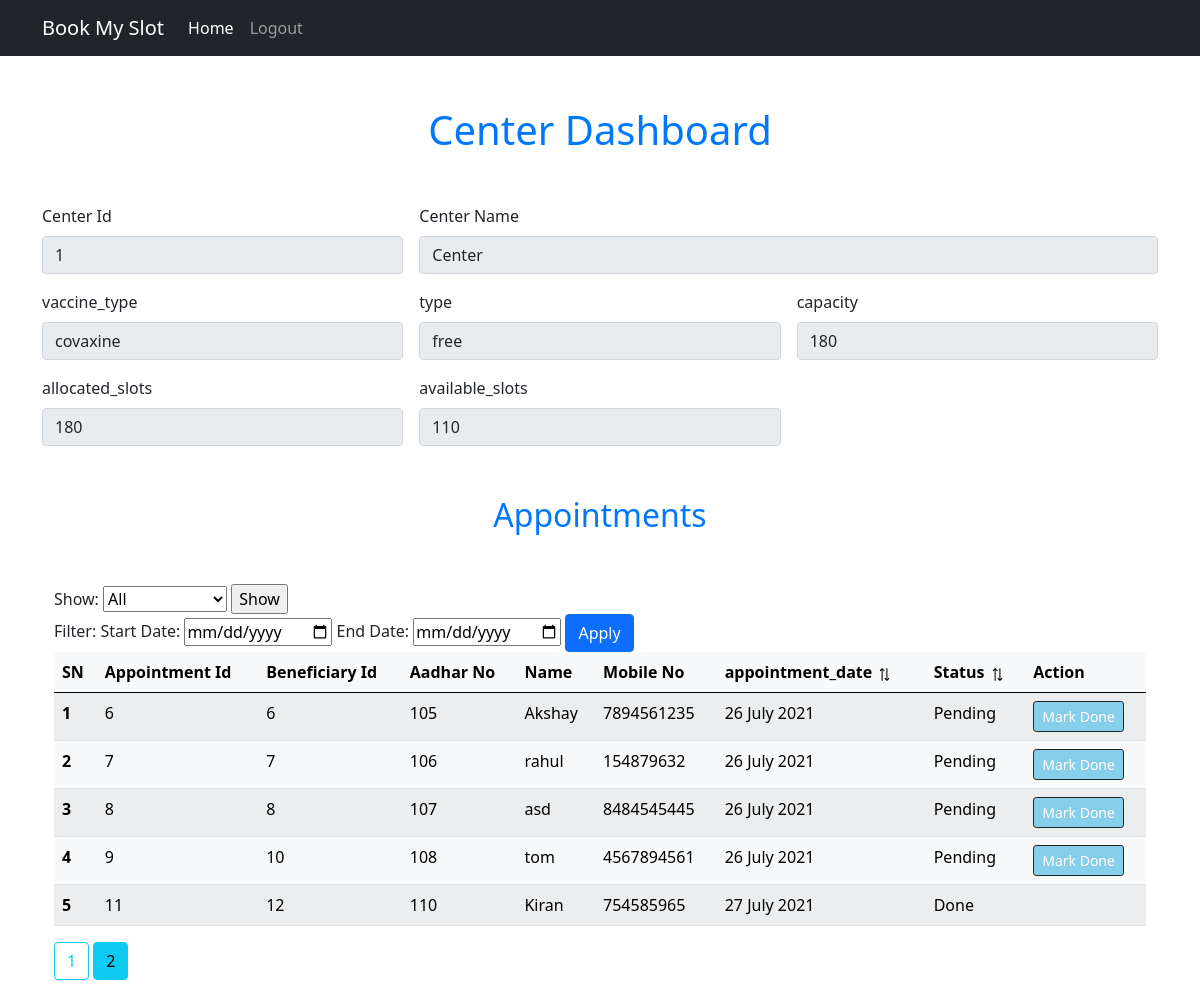
The app's page /center_dashboard?show=all&page=2 (signed in) with its own data.
### models.py (models this page shows)
class Center(db.Model):
    __tablename__= 'centers'
    center_id=db.Column(db.Integer, primary_key=True)
    center_name=db.Column(db.String(100), nullable=False)
    city=db.Column(db.String(100), nullable=False)
    district=db.Column(db.String(100), nullable=False)
    pin_code=db.Column(db.String(100), nullable=False)
    capacity=db.Column(db.String(100),nullable=False)
    allocated_slots=db.Column(db.Integer, nullable=False)
    available_slots=db.Column(db.Integer, nullable=False)
    vaccine_type=db.Column(db.String(100),nullable=False)
    type=db.Column(db.String, nullable=False)

class Bookings(db.Model):
    __tablename__= 'bookings'
    booking_id=db.Column(db.Integer, primary_key=True)
    user_id=db.Column(db.Integer,db.ForeignKey('users.id'))
    center_id=db.Column(db.Integer,db.ForeignKey('centers.center_id'))
    vaccine=db.Column(db.String(100),default='V1')
    type=db.Column(db.String,default='free')
    booking_date=db.Column(db.DateTime, default=datetime.datetime.utcnow())
    appointment_date=db.Column(db.DateTime, default=datetime.datetime.utcnow())
    status=db.Column(db.String(50), default='Pending')

class User(db.Model,UserMixin):
    __tablename__= 'users'
    id=db.Column(db.Integer, primary_key=True)
    first_name=db.Column(db.String(100), nullable=False)
    last_name=db.Column(db.String(100), nullable=False)
    aadhar_no=db.Column(db.Integer(), nullable=False,unique=True)
    birth_year=db.Column(db.Integer(), nullable=False)
    email=db.Column(db.String(100),nullable=False)
    mobile_no=db.Column(db.Integer(), nullable=False)
    password=db.Column(db.String(100), nullable=False)
    dose = db.Column(db.Integer(), nullable=True)

### routes.py (the view)
@app.route("/center_dashboard")
@login_required
def center_dashboard():
    if is_authorized_staff():
        try:
            center_data =get_center(current_user.center_id)
            show_only = request.args.get("show")
            order = request.args.get("order")
            sort_by = request.args.get("sort_by")
            start_date = request.args.get("start_date")
            end_date = request.args.get("end_date")
            page=request.args.get('page',1,type=int)
            user_appo_data= user_and_appo_data_sroted(current_user.center_id,show_only=show_only,sort_by=sort_by, order=order,start_date=start_date,end_date=end_date,page=page)
            logged_in_staff_data = get_staff_data(current_user.staff_id)
            errmsg=""
            if session.get("errmsg"):
                errmsg = session.get("errmsg")
                flash(errmsg,"danger")
            return render_template('center_dashboard.html', center=center_data,data=user_appo_data,logged_in_staff_data=logged_in_staff_data)
        except Exception as e:
            print(e)
            flash("Some error occured, Try again later...","danger")
            return render_template('staff_login.html')
    else:
        flash("You are not a authorised staff to access this page","warning")
        return redirect(url_for("staff_login")),403

### auth.py (called while the page is built)
@login_manager.user_loader
def load_user(user_id):
    user=session.get('user_cat')
    if user == "Staff":
        return Staff.query.get(user_id)
    else:
        return User.query.get(user_id)

def is_authorized_staff():
    if not(session["user_cat"]=="Staff"):
        return False
    else:
        return True

### models.py (called while the page is built)
def get_staff_data(staff_id):
    result = Staff.query.get(staff_id)
    staff = staff_schema.dump(result)
    return staff

def get_center(center_id):
    result = Center.query.get(center_id)
    center = center_schema.dump(result)
    return center

### templates/center_dashboard.html (shortened to what this page needs)
{% extends 'base.html' %}
{% block body %}
<div class="container profile-container">
    <h1 class="center-text heading">Center Dashboard</h1>
    <form class="row g-3 " >
        {% if center %}
        {% set center_id=center.center_id %}
        {% set center_name=center.center_name %}
        {% set vaccine_type=center.vaccine_type %}
        {% set type=center.type %}
        {% set capacity=center.capacity%}
        {% set allocated_slots=center.allocated_slots%}
        {% set available_slots=center.available_slots%}
        {% set allocated_slots=center.allocated_slots%}
        {% else %}
        {% set center_id=NA %}
        {% set center_name=NA %}
        {% set vaccine_type=NA %}
        {% set type=NA %}
        {% set capacity=NA %}
        {% set allocated_slots= NA %}
        {% set available_slots= NA %}
        {% set allocated_slots= NA %}
        {% endif %}
        <div class="col-md-4">
            <label for="center_id" class="form-label">Center Id</label>
            <input type="number" class="form-control" id="center_id" value={{center_id}} disabled>
        </div>
        <div class="col-md-8">
            <label for="center_name" class="form-label">Center Name</label>
            <input type="text" class="form-control" id="name" name="center_name" value={{center_name}} disabled>
        </div>
        <div class="col-md-4">
            <label for="vaccine_type" class="form-label">vaccine_type</label>
            <input type="text" class="form-control" id="vaccine_type" value={{vaccine_type}} disabled>
        </div>
        <div class="col-md-4">
            <label for="type" class="form-label">type</label>
            <input type="text" class="form-control" id="vaccine_type" value={{type}} disabled>
        </div>
        <div class="col-md-4">
            <label for="capacity" class="form-label">capacity</label>
            <input type="number" class="form-control" id="capacity" value="{{capacity}}" disabled>
        </div>
        <div class="col-md-4">
            <label for="allocated_slots" class="form-label">allocated_slots</label>
            <input type="number" class="form-control" id="allocated_slots" value="{{allocated_slots}}" disabled>
        </div>
        <div class="col-md-4">
            <label for="available_slots" class="form-label">available_slots</label>
            <input type="number" class="form-control" id="available_slots" value="{{available_slots}}" disabled>
        </div>
    </form>
    <div class="container my-4">
        <h2 class="center-text heading">Appointments</h2>
        <div>
          {% if request.args.get('show') %}
            {% set show_data=request.args.get('show') %}
            {% if show_data=='done' %}
              {% set is_done_selected='selected' %}
            {% elif show_data=='pending'%}
              {% set is_pending_selected='selected' %}
            {% else %}
            {% set is_all_selected='selected' %}
            {% endif %}
          {% else %}
          {% set show_data='all' %}
          {% endif %}
        <form action="">
          <label for="show">Show:</label>
          <select name="show" id="show">
            <option value="all" {{is_all_selected}}>All</option>
          </select>
          <input type="submit" value="Show">
        </form>
        </div>
        <div>
            {% if request.args.get('start_date') %}
              {% set start_date=request.args.get('start_date') %}
              {% set end_date=request.args.get('end_date') %}
            {% endif %}
              <form action="" method="GET">
                Filter:
                Start Date:
                <input type="date" name="start_date" id="start_date" value="{{start_date}}" required>
                End Date:
                <input type="date" name="end_date" id="end_date" value="{{end_date}}" required>
                {% if request.args.get('start_date') %}
              </form>
                <a href="{{url_for('center_dashboard')}}"><button class="btn btn-primary "> Cancle</button></a>
                {% else %}
                <button type="submit" class="btn btn-primary">Apply</button>
              </form>
                {% endif %}
        </div>
          {% if not data %}
          <div class="alert alert-warning" role="alert">
            No Appointments...
          </div>
          {% else %}
      <table class="table table-light table-striped">
        <thead>
            <tr>
              <th scope="col">SN</th>
              <th scope="col">Appointment Id</th>
              <th scope="col">Beneficiary Id </th>
              <th scope="col">Aadhar No</th>
              <th scope="col">Name</th>
              <th scope="col">Mobile No</th>
              <th scope="col">appointment_date
                {% if request.args.get('order') and request.args.get('sort_by')=='appointment_date' %}
                {% set sort_by=request.args.get('sort_by') %}
                {% set order=request.args.get('order') %}
                    {% if request.args.get('order')=='asc' %}
                      <a href="{{ url_for('center_dashboard',show=show_data,sort_by='appointment_date',order='desc') }}" >
                        <img class="sort-icon" src="{{ url_for('static',filename='images/d_arrow.png') }}" alt="">
                      </a>
                    {% else %}
                    <a href="{{ url_for('center_dashboard',show=show_data,sort_by='appointment_date',order='asc') }}" >
                      <img class="sort-icon" src="{{ url_for('static',filename='images/u_arrow.png') }}" alt="">
                    </a>
                    {% endif %}
                {% else %}
                  <a href="{{ url_for('center_dashboard',show=show_data,sort_by='appointment_date',order='desc') }}" >
                    <img class="sort-icon" src="{{ url_for('static',filename='images/sort.png') }}" alt="">
                  </a>
                {% endif %}
              </th>
              <th scope="col">Status
                {% if request.args.get('order') and request.args.get('sort_by')=='status' %}
                    {% if request.args.get('order')=='asc' %}
                      <a href="{{ url_for('center_dashboard',show=show_data,sort_by='status',order='desc') }}" >
                        <img class="sort-icon" src="{{ url_for('static',filename='images/d_arrow.png') }}" alt="">
                      </a>
                    {% else %}
                    <a href="{{ url_for('center_dashboard',show=show_data,sort_by='status',order='asc') }}" >
                      <img class="sort-icon" src="{{ url_for('static',filename='images/u_arrow.png') }}" alt="">
                    </a>
                    {% endif %}
                {% else %}
                  <a href="{{ url_for('center_dashboard',show=show_data,sort_by='status',order='desc') }}" >
                    <img class="sort-icon" src="{{ url_for('static',filename='images/sort.png') }}" alt="">
                  </a>
                {% endif %}
              </th>
              <th scope="col">Action</th>
            </tr>
          </thead>
          <tbody>
            {% for d in data.items %}
              <tr>
                <th scope="row">{{loop.index}}</th>
                <td>{{d.booking_id}}</td>
                <td>{{d.id}}</td>
                <td>{{d.aadhar_no}}</td>
                <td>{{d.first_name}}</td>
                <td>{{d.mobile_no}}</td>
                {% set date = d.appointment_date %}
                <td>{{date.strftime("%d %B %Y")}}</td>
                <td>{{d.status}}</td>
                <td>
                  {% if not d.status == "Done" %}
                  <a href="/shot_done/{{d.id}}" class="btn btn-dark btn-sm shot_done_btn">Mark Done</a>
                  {% endif  %}
              </tr>
              {% endfor %}
          </tbody>
      </table>
      {% set sort_by=request.args.get('sort_by',None) %}
      {% set order=request.args.get('order',None) %}
      {% set start_date=request.args.get('start_date',None) %}
      {% set end_date=request.args.get('end_date',None) %}
        {% for page_num in data.iter_pages(left_edge=1,right_edge=1,left_current=1,right_current=2) %}
            {% if page_num %}
              {% if data.page == page_num %}
                <a class="btn btn-info mb-4" href="{{url_for('center_dashboard',show=show_data,sort_by=sort_by,page=page_num)}}">{{page_num}}</a>
              {% else %}
                <a class="btn btn-outline-info mb-4" href="{{url_for('center_dashboard',show=show_data,sort_by=sort_by,order=order,start_date=start_date,end_date=end_date,page=page_num)}}">{{page_num}}</a>
              {% endif %}
            {% else %}
              ...
            {% endif %}
        {% endfor %}
      {% endif %}
    </div>
</div>
{% endblock body %}

### static/css/style.css (style rules this page uses)
.heading { margin: 50px auto; text-align: center; color: rgb(0, 119, 255); }
.center-text { text-align: center; }
.shot_done_btn { background-color: skyblue; }
.sort-icon { height: 17px; }

### records on screen
Center: vaccine_type "covaxine", type "free", capacity "180"
Bookings: booking_id "6", id "6", aadhar_no "105", first_name "Akshay", mobile_no "7894561235", strftime "26 July 2021", status "Pending"
Bookings: booking_id "7", id "7", aadhar_no "106", first_name "rahul", mobile_no "154879632", strftime "26 July 2021", status "Pending"
Bookings: booking_id "8", id "8", aadhar_no "107", first_name "asd", mobile_no "8484545445", strftime "26 July 2021", status "Pending"
Bookings: booking_id "9", id "10", aadhar_no "108", first_name "tom", mobile_no "4567894561", strftime "26 July 2021", status "Pending"
Bookings: booking_id "11", id "12", aadhar_no "110", first_name "Kiran", mobile_no "754585965", strftime "27 July 2021", status "Done"

### other values on screen
{{ page_num }} "1"
{{ page_num }} "2"
